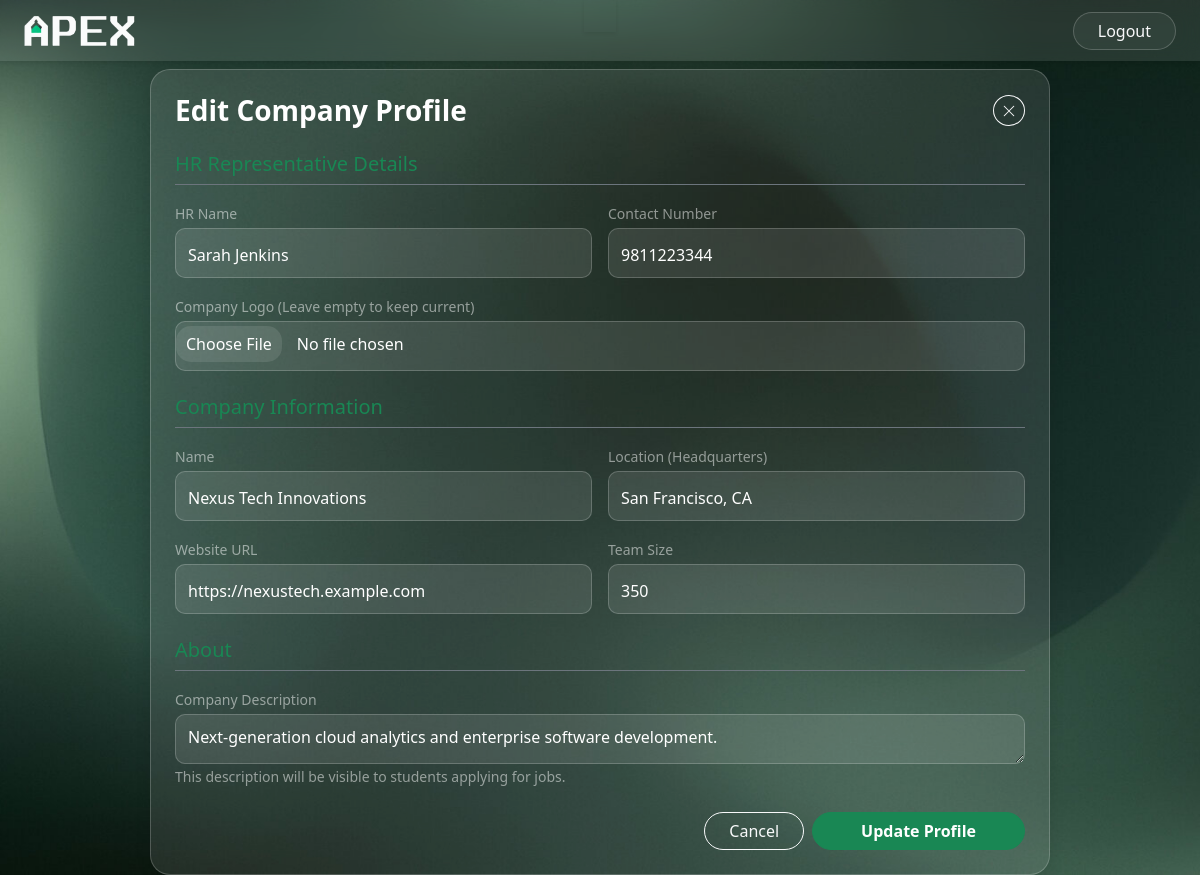
The page /company/profile/edit (signed in) on the database its author committed.
### controller/models.py (models this page shows, shortened)
class Company(db.Model):
    id = db.Column(db.Integer, primary_key=True, autoincrement=True)
    user_id = db.Column(db.Integer, db.ForeignKey('user.id'), nullable=False)
    employee_count = db.Column(db.Integer, nullable=False)
    hr_name = db.Column(db.String(80), nullable=False)
    location = db.Column(db.String(200), nullable=False)
    website = db.Column(db.String(225), nullable=False)
    description = db.Column(db.String(700))
    status = db.Column(db.String(20), default='Pending') # 'Pending', 'Approved', 'Rejected'
    rejection_reason = db.Column(db.String(255))
    is_deleted = db.Column(db.Boolean, default=False)
    job_postings = db.relationship('JobPosition', backref='company', lazy=True)

class User(UserMixin,db.Model):
    id = db.Column(db.Integer, primary_key=True, autoincrement=True)
    name = db.Column(db.String(80), nullable=False)
    email = db.Column(db.String(120), unique=True, nullable=False)
    password = db.Column(db.String(200), nullable=False)
    contact = db.Column(db.String(10), nullable=False)
    created_at = db.Column(db.DateTime, nullable=False, default=db.func.current_timestamp())
    blacklisted = db.Column(db.Boolean, default=False)
    image_url = db.Column(db.String(225))
    fs_uniquifier = db.Column(db.String(255), unique=True, nullable=False, default=lambda: secrets.token_urlsafe(16))
    last_login_at = db.Column(db.DateTime)
    student_details = db.relationship('Student', backref='user', lazy=True, uselist=False)
    company_details = db.relationship('Company', backref='user', lazy=True, uselist=False)
    roles = db.relationship('Role', secondary='user_roles', backref='user', lazy=True, uselist=False)

### routes/company_routes.py (the view, shortened to what this page needs)
@company_bp.route('/profile/edit', methods=['GET', 'POST'])
@company_required
def edit_profile():
    return render_template('company/edit.html', user=current_user)

### app.py (called while the page is built)
@login_manager.user_loader
def load_user(user_id):
    return User.query.get(int(user_id))

### routes/main_routes.py (called while the page is built, shortened)
@app.context_processor
def inject_notifications():
    return dict(unread_count=0)

### templates/company/edit.html (shortened to what this page needs)
{% extends 'base.html' %}
{% block content %}
<div class="d-flex justify-content-center">
    <div class="glass-card p-4 fade-in" style="width: 100%; max-width: 900px;">
        <div class="d-flex justify-content-between align-items-center mb-4">
            <h3 class="text-white fw-bold mb-0">Edit Company Profile</h3>
            <a href="{{ url_for('company_bp.profile') }}" class="btn btn-sm btn-outline-light rounded-circle">
                <i class="bi bi-x-lg"></i>
            </a>
        </div>
        <form action="{{ url_for('company_bp.edit_profile') }}" method="POST" enctype="multipart/form-data" onsubmit="return validateSetup()">
            <h5 class="text-success mb-3 border-bottom border-secondary pb-2">HR Representative Details</h5>
            <div class="row g-3 mb-4">
                <div class="col-md-6">
                    <label class="text-white-50 small mb-1">HR Name</label>
                    <input type="text" name="hr_name" class="form-control glass-input" value="{{ user.company_details.hr_name | title }}" required>
                </div>
                <div class="col-md-6">
                    <label class="text-white-50 small mb-1">Contact Number</label>
                    <input type="tel" name="contact" class="form-control glass-input" value="{{ user.contact }}" pattern="\d{10}" required>
                </div>
                <div class="col-12">
                    <label class="text-white-50 small mb-1">Company Logo (Leave empty to keep current)</label>
                    <input type="file" name="profile_pic" id="profile_pic" class="form-control glass-input" accept="image/*">
                </div>
            </div>
            <h5 class="text-success mb-3 border-bottom border-secondary pb-2">Company Information</h5>
            <div class="row g-3 mb-4">
                <div class="col-md-6">
                    <label class="text-white-50 small mb-1">Name</label>
                    <input type="text" name="company_name" class="form-control glass-input" value="{{ user.name }}" required>
                </div>
                <div class="col-md-6">
                    <label class="text-white-50 small mb-1">Location (Headquarters)</label>
                    <input type="text" name="location" class="form-control glass-input" value="{{ user.company_details.location }}" required>
                </div>
                <div class="col-md-6">
                    <label class="text-white-50 small mb-1">Website URL</label>
                    <input type="url" name="website" class="form-control glass-input" value="{{ user.company_details.website }}" placeholder="https://...">
                </div>
                <div class="col-md-6">
                    <label class="text-white-50 small mb-1">Team Size</label>
                    <input type="number" class="form-control glass-input" name="employee_count" value="{{ user.company_details.employee_count }}" placeholder="No. of Employees"
                     min="0" required>
                </div>
            </div>
            <h5 class="text-success mb-3 border-bottom border-secondary pb-2">About</h5>
            <div class="row g-3 mb-4">
                <div class="col-12">
                    <label class="text-white-50 small mb-1">Company Description</label>
                    <textarea name="description" class="form-control glass-input" rows="5" required>{{ user.company_details.description }}</textarea>
                    <small class="text-white-50">This description will be visible to students applying for jobs.</small>
                </div>
            </div>
            <div class="d-grid gap-2 d-md-flex justify-content-md-end">
                <a href="{{ url_for('company_bp.profile') }}" class="btn btn-outline-light px-4 rounded-pill">Cancel</a>
                <button type="submit" class="btn btn-success px-5 rounded-pill fw-bold">Update Profile</button>
            </div>
        </form>
    </div>
</div>
{% endblock %}

### static/css/style.css (style rules this page uses)
:root { --primary-green: #198754; --dark-green: #0f5132; --forest-green: #2E8B57; --navbar-bg: #206a5d; --teal-green: #206a5d; --light-green: #d1e7dd; --glass-bg: rgba(255, 255, 255, 0.1); --glass-border: rgba(255, 255, 255, 0.2); --text-white: #ffffff; --text-muted: rgba(255, 255, 255, 0.7); }
body,html { overscroll-behavior: none; background-image: url("../uploads/Background.jpg"); background-repeat: no-repeat; background-size: cover; background-attachment: fixed; min-height: 100vh; font-family: 'Segoe UI', Tahoma, Geneva, Verdana, sans-serif; }
.glass-input { background: rgba(255, 255, 255, 0.1) !important; border: 1px solid rgba(255, 255, 255, 0.2) !important; color: white !important; height: 50px; border-radius: 10px; }
.glass-input::placeholder { color: var(--text-muted); }
.form-control { padding-top: 10px; }
.glass-card { background: var(--glass-bg); border: 1px solid var(--glass-border); border-radius: 20px; padding: 25px; box-shadow: 0 4px 15px rgba(0,0,0,0.1); }
.fade-in { animation: fadeIn 0.5s ease-in-out; }

### rows shown on the page
Company: hr_name "Sarah Jenkins", location "San Francisco, CA", website "https://nexustech.example.com", employee_count "350", description "Next-generation cloud analytics and enterprise software development."
User: contact "9811223344", company_name "Nexus Tech Innovations"
